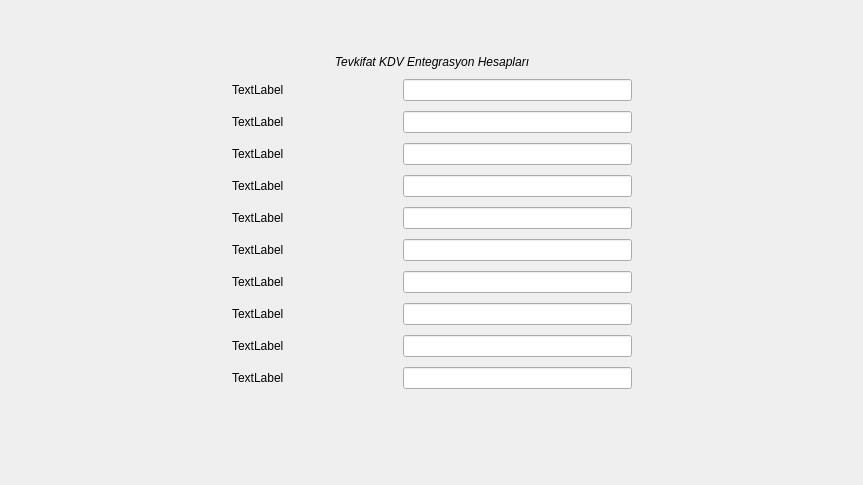
     <widget class="QWidget" name="tab_tevkifat_en_hesaplari">
      <attribute name="title">
       <string>Tevkifat KDV Entegrasyon Hesaplarrı</string>
      </attribute>
      <layout class="QGridLayout" name="gridLayout_22">
       <item row="0" column="1">
        <spacer name="verticalSpacer_18">
         <property name="orientation">
          <enum>Qt::Vertical</enum>
         </property>
         <property name="sizeHint" stdset="0">
          <size>
           <width>20</width>
           <height>40</height>
          </size>
         </property>
        </spacer>
       </item>
       <item row="1" column="0">
        <spacer name="horizontalSpacer_28">
         <property name="orientation">
          <enum>Qt::Horizontal</enum>
         </property>
         <property name="sizeHint" stdset="0">
          <size>
           <width>221</width>
           <height>353</height>
          </size>
         </property>
        </spacer>
       </item>
       <item row="1" column="1">
        <layout class="QGridLayout" name="gridLayout_21" columnstretch="1,7,15">
         <item row="0" column="0" colspan="3">
          <widget class="QLabel" name="label_3">
           <property name="sizePolicy">
            <sizepolicy hsizetype="Expanding" vsizetype="Fixed">
             <horstretch>0</horstretch>
             <verstretch>0</verstretch>
            </sizepolicy>
           </property>
           <property name="font">
            <font>
             <italic>true</italic>
            </font>
           </property>
           <property name="text">
            <string>Tevkifat KDV Entegrasyon Hesapları</string>
           </property>
           <property name="alignment">
            <set>Qt::AlignCenter</set>
           </property>
          </widget>
         </item>
         <item row="1" column="0">
          <widget class="QLabel" name="label_tevkifat_kdv_ent_hesabi_0">
           <property name="sizePolicy">
            <sizepolicy hsizetype="Fixed" vsizetype="Fixed">
             <horstretch>0</horstretch>
             <verstretch>0</verstretch>
            </sizepolicy>
           </property>
           <property name="text">
            <string>TextLabel</string>
           </property>
          </widget>
         </item>
         <item row="1" column="1">
          <widget class="QSearchEdit" name="searchEdit_tevkifat_kdv_ent_hesabi_0">
           <property name="sizePolicy">
            <sizepolicy hsizetype="Expanding" vsizetype="Fixed">
             <horstretch>0</horstretch>
             <verstretch>0</verstretch>
            </sizepolicy>
           </property>
           <property name="whatsThis">
            <string>Arama widget. </string>
           </property>
           <property name="QSearchEdit" stdset="0">
            <rect>
             <x>0</x>
             <y>0</y>
             <width>100</width>
             <height>100</height>
            </rect>
           </property>
          </widget>
         </item>
         <item row="1" column="2">
          <widget class="QLineEdit" name="lineEdit_tevkifat_kdv_ent_hesabi_0">
           <property name="focusPolicy">
            <enum>Qt::NoFocus</enum>
           </property>
           <property name="readOnly">
            <bool>true</bool>
           </property>
          </widget>
         </item>
         <item row="2" column="0">
          <widget class="QLabel" name="label_tevkifat_kdv_ent_hesabi_1">
           <property name="sizePolicy">
            <sizepolicy hsizetype="Fixed" vsizetype="Fixed">
             <horstretch>0</horstretch>
             <verstretch>0</verstretch>
            </sizepolicy>
           </property>
           <property name="text">
            <string>TextLabel</string>
           </property>
          </widget>
         </item>
         <item row="2" column="1">
          <widget class="QSearchEdit" name="searchEdit_tevkifat_kdv_ent_hesabi_1">
           <property name="sizePolicy">
            <sizepolicy hsizetype="Expanding" vsizetype="Fixed">
             <horstretch>0</horstretch>
             <verstretch>0</verstretch>
            </sizepolicy>
           </property>
           <property name="whatsThis">
            <string>Arama widget. </string>
           </property>
           <property name="QSearchEdit" stdset="0">
            <rect>
             <x>0</x>
             <y>0</y>
             <width>100</width>
             <height>100</height>
            </rect>
           </property>
          </widget>
         </item>
         <item row="2" column="2">
          <widget class="QLineEdit" name="lineEdit_tevkifat_kdv_ent_hesabi_1">
           <property name="focusPolicy">
            <enum>Qt::NoFocus</enum>
           </property>
           <property name="readOnly">
            <bool>true</bool>
           </property>
          </widget>
         </item>
         <item row="3" column="0">
          <widget class="QLabel" name="label_tevkifat_kdv_ent_hesabi_2">
           <property name="sizePolicy">
            <sizepolicy hsizetype="Fixed" vsizetype="Fixed">
             <horstretch>0</horstretch>
             <verstretch>0</verstretch>
            </sizepolicy>
           </property>
           <property name="text">
            <string>TextLabel</string>
           </property>
          </widget>
         </item>
         <item row="3" column="1">
          <widget class="QSearchEdit" name="searchEdit_tevkifat_kdv_ent_hesabi_2">
           <property name="sizePolicy">
            <sizepolicy hsizetype="Expanding" vsizetype="Fixed">
             <horstretch>0</horstretch>
             <verstretch>0</verstretch>
            </sizepolicy>
           </property>
           <property name="whatsThis">
            <string>Arama widget. </string>
           </property>
           <property name="QSearchEdit" stdset="0">
            <rect>
             <x>0</x>
             <y>0</y>
             <width>100</width>
             <height>100</height>
            </rect>
           </property>
          </widget>
         </item>
         <item row="3" column="2">
          <widget class="QLineEdit" name="lineEdit_tevkifat_kdv_ent_hesabi_2">
           <property name="focusPolicy">
            <enum>Qt::NoFocus</enum>
           </property>
           <property name="readOnly">
            <bool>true</bool>
           </property>
          </widget>
         </item>
         <item row="4" column="0">
          <widget class="QLabel" name="label_tevkifat_kdv_ent_hesabi_3">
           <property name="sizePolicy">
            <sizepolicy hsizetype="Fixed" vsizetype="Fixed">
             <horstretch>0</horstretch>
             <verstretch>0</verstretch>
            </sizepolicy>
           </property>
           <property name="text">
            <string>TextLabel</string>
           </property>
          </widget>
         </item>
         <item row="4" column="1">
          <widget class="QSearchEdit" name="searchEdit_tevkifat_kdv_ent_hesabi_3">
           <property name="sizePolicy">
            <sizepolicy hsizetype="Expanding" vsizetype="Fixed">
             <horstretch>0</horstretch>
             <verstretch>0</verstretch>
            </sizepolicy>
           </property>
           <property name="whatsThis">
            <string>Arama widget. </string>
           </property>
           <property name="QSearchEdit" stdset="0">
            <rect>
             <x>0</x>
             <y>0</y>
             <width>100</width>
             <height>100</height>
            </rect>
           </property>
          </widget>
         </item>
         <item row="4" column="2">
          <widget class="QLineEdit" name="lineEdit_tevkifat_kdv_ent_hesabi_3">
           <property name="focusPolicy">
            <enum>Qt::NoFocus</enum>
           </property>
           <property name="readOnly">
            <bool>true</bool>
           </property>
          </widget>
         </item>
         <item row="5" column="0">
          <widget class="QLabel" name="label_tevkifat_kdv_ent_hesabi_4">
           <property name="sizePolicy">
            <sizepolicy hsizetype="Fixed" vsizetype="Fixed">
             <horstretch>0</horstretch>
             <verstretch>0</verstretch>
            </sizepolicy>
           </property>
           <property name="text">
            <string>TextLabel</string>
           </property>
          </widget>
         </item>
         <item row="5" column="1">
          <widget class="QSearchEdit" name="searchEdit_tevkifat_kdv_ent_hesabi_4">
           <property name="sizePolicy">
            <sizepolicy hsizetype="Expanding" vsizetype="Fixed">
             <horstretch>0</horstretch>
             <verstretch>0</verstretch>
            </sizepolicy>
           </property>
           <property name="whatsThis">
            <string>Arama widget. </string>
           </property>
           <property name="QSearchEdit" stdset="0">
            <rect>
             <x>0</x>
             <y>0</y>
             <width>100</width>
             <height>100</height>
            </rect>
           </property>
          </widget>
         </item>
         <item row="5" column="2">
          <widget class="QLineEdit" name="lineEdit_tevkifat_kdv_ent_hesabi_4">
           <property name="focusPolicy">
            <enum>Qt::NoFocus</enum>
           </property>
           <property name="readOnly">
            <bool>true</bool>
           </property>
          </widget>
         </item>
         <item row="6" column="0">
          <widget class="QLabel" name="label_tevkifat_kdv_ent_hesabi_5">
           <property name="sizePolicy">
            <sizepolicy hsizetype="Fixed" vsizetype="Fixed">
             <horstretch>0</horstretch>
             <verstretch>0</verstretch>
            </sizepolicy>
           </property>
           <property name="text">
            <string>TextLabel</string>
           </property>
          </widget>
         </item>
         <item row="6" column="1">
          <widget class="QSearchEdit" name="searchEdit_tevkifat_kdv_ent_hesabi_5">
           <property name="sizePolicy">
            <sizepolicy hsizetype="Expanding" vsizetype="Fixed">
             <horstretch>0</horstretch>
             <verstretch>0</verstretch>
            </sizepolicy>
           </property>
           <property name="whatsThis">
            <string>Arama widget. </string>
           </property>
           <property name="QSearchEdit" stdset="0">
            <rect>
             <x>0</x>
             <y>0</y>
             <width>100</width>
             <height>100</height>
            </rect>
           </property>
          </widget>
         </item>
         <item row="6" column="2">
          <widget class="QLineEdit" name="lineEdit_tevkifat_kdv_ent_hesabi_5">
           <property name="focusPolicy">
            <enum>Qt::NoFocus</enum>
           </property>
           <property name="readOnly">
            <bool>true</bool>
           </property>
          </widget>
         </item>
         <item row="7" column="0">
          <widget class="QLabel" name="label_tevkifat_kdv_ent_hesabi_6">
           <property name="sizePolicy">
            <sizepolicy hsizetype="Fixed" vsizetype="Fixed">
             <horstretch>0</horstretch>
             <verstretch>0</verstretch>
            </sizepolicy>
           </property>
           <property name="text">
            <string>TextLabel</string>
           </property>
          </widget>
         </item>
         <item row="7" column="1">
          <widget class="QSearchEdit" name="searchEdit_tevkifat_kdv_ent_hesabi_6">
           <property name="sizePolicy">
            <sizepolicy hsizetype="Expanding" vsizetype="Fixed">
             <horstretch>0</horstretch>
             <verstretch>0</verstretch>
            </sizepolicy>
           </property>
           <property name="whatsThis">
            <string>Arama widget. </string>
           </property>
           <property name="QSearchEdit" stdset="0">
            <rect>
             <x>0</x>
             <y>0</y>
             <width>100</width>
             <height>100</height>
            </rect>
           </property>
          </widget>
         </item>
         <item row="7" column="2">
          <widget class="QLineEdit" name="lineEdit_tevkifat_kdv_ent_hesabi_6">
           <property name="focusPolicy">
            <enum>Qt::NoFocus</enum>
           </property>
           <property name="readOnly">
            <bool>true</bool>
           </property>
          </widget>
         </item>
         <item row="8" column="0">
          <widget class="QLabel" name="label_tevkifat_kdv_ent_hesabi_7">
           <property name="sizePolicy">
            <sizepolicy hsizetype="Fixed" vsizetype="Fixed">
             <horstretch>0</horstretch>
             <verstretch>0</verstretch>
            </sizepolicy>
           </property>
           <property name="text">
            <string>TextLabel</string>
           </property>
          </widget>
         </item>
         <item row="8" column="1">
          <widget class="QSearchEdit" name="searchEdit_tevkifat_kdv_ent_hesabi_7">
           <property name="sizePolicy">
            <sizepolicy hsizetype="Expanding" vsizetype="Fixed">
             <horstretch>0</horstretch>
             <verstretch>0</verstretch>
            </sizepolicy>
           </property>
           <property name="whatsThis">
            <string>Arama widget. </string>
           </property>
           <property name="QSearchEdit" stdset="0">
            <rect>
             <x>0</x>
             <y>0</y>
             <width>100</width>
             <height>100</height>
            </rect>
           </property>
          </widget>
         </item>
         <item row="8" column="2">
          <widget class="QLineEdit" name="lineEdit_tevkifat_kdv_ent_hesabi_7">
           <property name="focusPolicy">
            <enum>Qt::NoFocus</enum>
           </property>
           <property name="readOnly">
            <bool>true</bool>
           </property>
          </widget>
         </item>
         <item row="9" column="0">
          <widget class="QLabel" name="label_tevkifat_kdv_ent_hesabi_8">
           <property name="sizePolicy">
            <sizepolicy hsizetype="Fixed" vsizetype="Fixed">
             <horstretch>0</horstretch>
             <verstretch>0</verstretch>
            </sizepolicy>
           </property>
           <property name="text">
            <string>TextLabel</string>
           </property>
          </widget>
         </item>
         <item row="9" column="1">
          <widget class="QSearchEdit" name="searchEdit_tevkifat_kdv_ent_hesabi_8">
           <property name="sizePolicy">
            <sizepolicy hsizetype="Expanding" vsizetype="Fixed">
             <horstretch>0</horstretch>
             <verstretch>0</verstretch>
            </sizepolicy>
           </property>
           <property name="whatsThis">
            <string>Arama widget. </string>
           </property>
           <property name="QSearchEdit" stdset="0">
            <rect>
             <x>0</x>
             <y>0</y>
             <width>100</width>
             <height>100</height>
            </rect>
           </property>
          </widget>
         </item>
         <item row="9" column="2">
          <widget class="QLineEdit" name="lineEdit_tevkifat_kdv_ent_hesabi_8">
           <property name="focusPolicy">
            <enum>Qt::NoFocus</enum>
           </property>
           <property name="readOnly">
            <bool>true</bool>
           </property>
          </widget>
         </item>
         <item row="10" column="0">
          <widget class="QLabel" name="label_tevkifat_kdv_ent_hesabi_9">
           <property name="sizePolicy">
            <sizepolicy hsizetype="Fixed" vsizetype="Fixed">
             <horstretch>0</horstretch>
             <verstretch>0</verstretch>
            </sizepolicy>
           </property>
           <property name="text">
            <string>TextLabel</string>
           </property>
          </widget>
         </item>
         <item row="10" column="1">
          <widget class="QSearchEdit" name="searchEdit_tevkifat_kdv_ent_hesabi_9">
           <property name="sizePolicy">
            <sizepolicy hsizetype="Expanding" vsizetype="Fixed">
             <horstretch>0</horstretch>
             <verstretch>0</verstretch>
            </sizepolicy>
           </property>
           <property name="whatsThis">
            <string>Arama widget. </string>
           </property>
           <property name="QSearchEdit" stdset="0">
            <rect>
             <x>0</x>
             <y>0</y>
             <width>100</width>
             <height>100</height>
            </rect>
           </property>
          </widget>
         </item>
         <item row="10" column="2">
          <widget class="QLineEdit" name="lineEdit_tevkifat_kdv_ent_hesabi_9">
           <property name="focusPolicy">
            <enum>Qt::NoFocus</enum>
           </property>
           <property name="readOnly">
            <bool>true</bool>
           </property>
          </widget>
         </item>
        </layout>
       </item>
       <item row="1" column="2">
        <spacer name="horizontalSpacer_29">
         <property name="orientation">
          <enum>Qt::Horizontal</enum>
         </property>
         <property name="sizeHint" stdset="0">
          <size>
           <width>220</width>
           <height>353</height>
          </size>
         </property>
        </spacer>
       </item>
       <item row="2" column="1">
        <spacer name="verticalSpacer_9">
         <property name="orientation">
          <enum>Qt::Vertical</enum>
         </property>
         <property name="sizeHint" stdset="0">
          <size>
           <width>400</width>
           <height>70</height>
          </size>
         </property>
        </spacer>
       </item>
      </layout>
     </widget>
